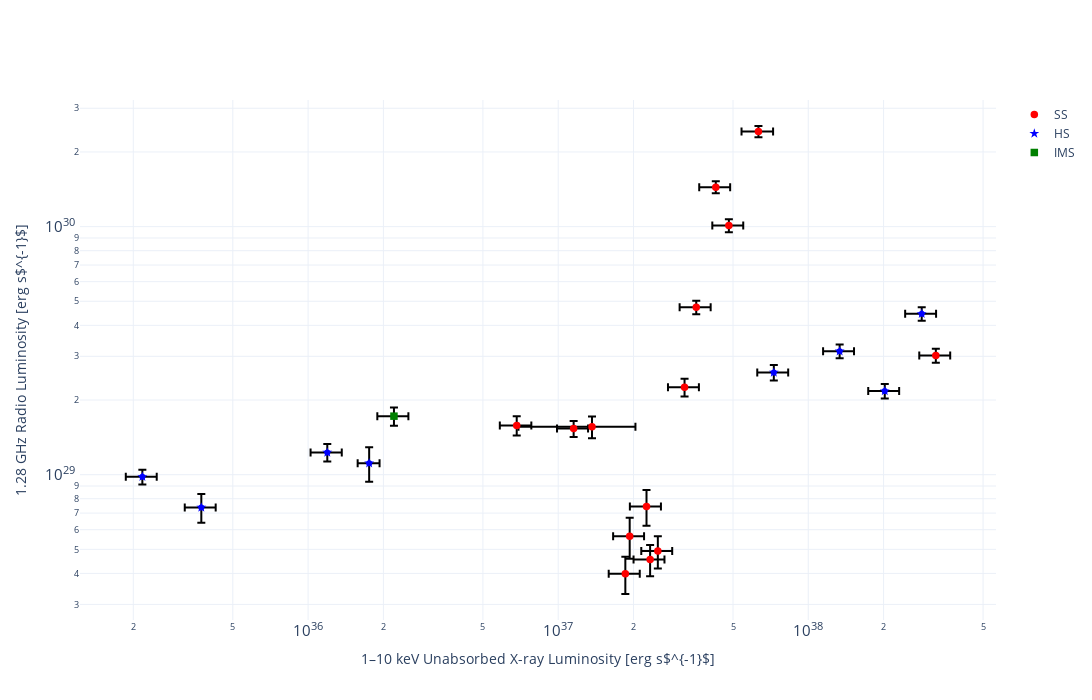

Source (notebook cell):
### Code cell
plot_Lr_Lx_plotly(paired_data, colourby="state")

### Figure 1 — Plotly figure (JSON) as saved in the notebook; plotly's stock layout.template omitted (floating-point values rounded to 4 significant figures)
{"data": [{"error_x": {"array": [4.576e+37, 4.019e+37, 2.86e+37, 1.888e+37, 1.03e+37, 6.807e+36, 9.119e+36, 6.035e+36, 5.059e+36, 4.526e+36, 1.638e+36, 6.713e+36, 9.834e+35, 3.132e+35, 1.702e+35, 3.075e+34, 5.291e+34, 1.763e+35, 2.635e+36, 3.296e+36, 3.54e+36, 3.204e+36, 2.732e+36], "arrayminus": [4.576e+37, 4.019e+37, 2.86e+37, 1.888e+37, 1.03e+37, 6.807e+36, 9.119e+36, 6.035e+36, 5.059e+36, 4.526e+36, 1.638e+36, 6.713e+36, 9.834e+35, 3.132e+35, 1.702e+35, 3.075e+34, 5.291e+34, 1.763e+35, 2.635e+36, 3.296e+36, 3.54e+36, 3.204e+36, 2.732e+36], "color": "black", "symmetric": false, "type": "data", "visible": true}, "error_y": {"array": [1.99e+28, 2.83e+28, 1.458e+28, 1.996e+28, 1.828e+28, 5.999e+28, 1.274e+29, 7.987e+28, 2.941e+28, 1.867e+28, 1.138e+28, 1.567e+28, 1.407e+28, 1.448e+28, 9.906e+27, 6.719e+27, 9.783e+27, 1.772e+28, 6.834e+27, 6.556e+27, 7.288e+27, 1.223e+28, 1.061e+28], "color": "black", "type": "data", "visible": true}, "hoverinfo": "skip", "marker": {"color": "blue", "size": 0}, "mode": "markers", "showlegend": false, "type": "scatter", "x": [3.236e+38, 2.842e+38, 2.022e+38, 1.335e+38, 7.281e+37, 4.814e+37, 6.32e+37, 4.267e+37, 3.565e+37, 3.201e+37, 1.153e+37, 1.365e+37, 6.826e+36, 2.205e+36, 1.193e+36, 2.174e+35, 3.742e+35, 1.755e+36, 1.856e+37, 2.331e+37, 2.503e+37, 2.255e+37, 1.931e+37], "y": [3.022e+29, 4.453e+29, 2.175e+29, 3.145e+29, 2.582e+29, 1.01e+30, 2.418e+30, 1.443e+30, 4.731e+29, 2.252e+29, 1.534e+29, 1.56e+29, 1.579e+29, 1.722e+29, 1.23e+29, 9.805e+28, 7.378e+28, 1.113e+29, 3.987e+28, 4.55e+28, 4.919e+28, 7.443e+28, 5.644e+28]}, {"marker": {"color": "red", "size": 7.5, "symbol": "circle"}, "mode": "markers", "name": "SS", "type": "scatter", "x": [3.236e+38, 4.814e+37, 6.32e+37, 4.267e+37, 3.565e+37, 3.201e+37, 1.153e+37, 1.365e+37, 6.826e+36, 1.856e+37, 2.331e+37, 2.503e+37, 2.255e+37, 1.931e+37], "y": [3.022e+29, 1.01e+30, 2.418e+30, 1.443e+30, 4.731e+29, 2.252e+29, 1.534e+29, 1.56e+29, 1.579e+29, 3.987e+28, 4.55e+28, 4.919e+28, 7.443e+28, 5.644e+28]}, {"marker": {"color": "blue", "size": 7.5, "symbol": "star"}, "mode": "markers", "name": "HS", "type": "scatter", "x": [2.842e+38, 2.022e+38, 1.335e+38, 7.281e+37, 1.193e+36, 2.174e+35, 3.742e+35, 1.755e+36], "y": [4.453e+29, 2.175e+29, 3.145e+29, 2.582e+29, 1.23e+29, 9.805e+28, 7.378e+28, 1.113e+29]}, {"marker": {"color": "green", "size": 7.5, "symbol": "square"}, "mode": "markers", "name": "IMS", "type": "scatter", "x": [2.205e+36], "y": [1.722e+29]}], "layout": {"height": 700, "width": 1200, "xaxis": {"title": {"text": "1–10 keV Unabsorbed X-ray Luminosity [erg s$^{-1}$]"}, "type": "log"}, "yaxis": {"title": {"text": "1.28 GHz Radio Luminosity [erg s$^{-1}$]"}, "type": "log"}}}
